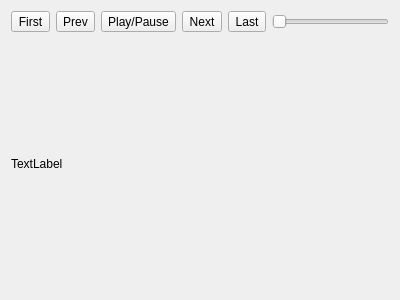
<?xml version="1.0" encoding="UTF-8"?>
<ui version="4.0">
 <class>Player</class>
 <widget class="QWidget" name="Player">
  <property name="geometry">
   <rect>
    <x>0</x>
    <y>0</y>
    <width>400</width>
    <height>300</height>
   </rect>
  </property>
  <property name="windowTitle">
   <string>Form</string>
  </property>
  <layout class="QVBoxLayout" name="verticalLayout_2">
   <item>
    <layout class="QVBoxLayout" name="verticalLayout">
     <item>
      <layout class="QHBoxLayout" name="horizontalLayout_2">
       <item>
        <layout class="QHBoxLayout" name="horizontalLayout">
         <item>
          <widget class="QToolButton" name="first">
           <property name="text">
            <string>First</string>
           </property>
          </widget>
         </item>
         <item>
          <widget class="QToolButton" name="previous">
           <property name="text">
            <string>Prev</string>
           </property>
          </widget>
         </item>
         <item>
          <widget class="QToolButton" name="play">
           <property name="text">
            <string>Play/Pause</string>
           </property>
          </widget>
         </item>
         <item>
          <widget class="QToolButton" name="next">
           <property name="text">
            <string>Next</string>
           </property>
          </widget>
         </item>
         <item>
          <widget class="QToolButton" name="last">
           <property name="text">
            <string>Last</string>
           </property>
          </widget>
         </item>
        </layout>
       </item>
       <item>
        <widget class="QSlider" name="horizontalSlider">
         <property name="orientation">
          <enum>Qt::Horizontal</enum>
         </property>
        </widget>
       </item>
      </layout>
     </item>
     <item>
      <widget class="QLabel" name="label">
       <property name="text">
        <string>TextLabel</string>
       </property>
      </widget>
     </item>
    </layout>
   </item>
  </layout>
 </widget>
 <resources/>
 <connections/>
</ui>
